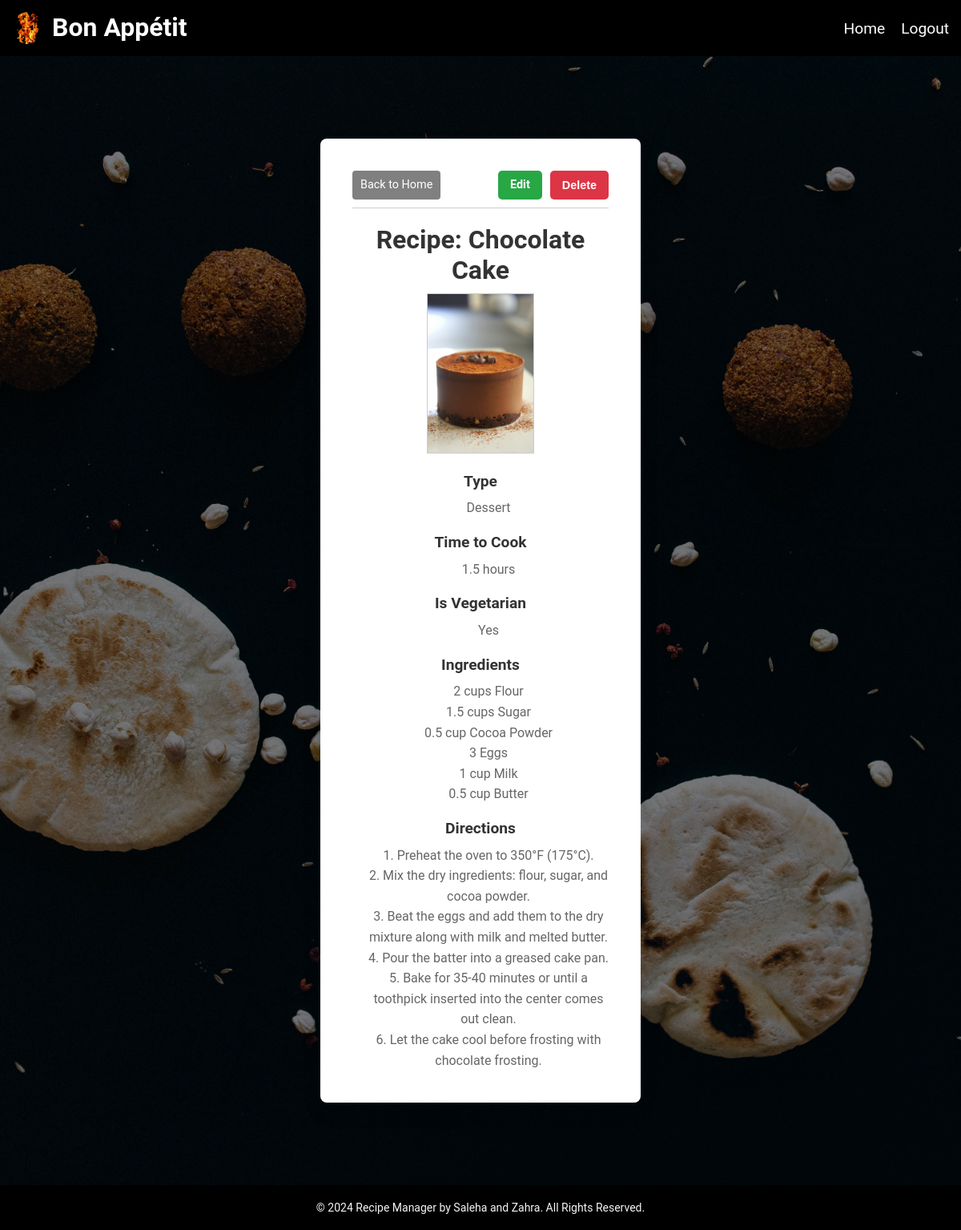
/pages/view_recipe.php?id=5 (signed in), run on the app's committed database.
### tables this page shows
CREATE TABLE IF NOT EXISTS `recipes` (
  `RecipeID` int(11) NOT NULL AUTO_INCREMENT,
  `Title` varchar(100) NOT NULL,
  `TimeToCook` varchar(50) NOT NULL,
  `Vegetarian` tinyint(1) NOT NULL,  
  `Ingredients` text NOT NULL,
  `Directions` text NOT NULL,
  `Type` enum('Appetizer','Main Course','Dessert','Drinks') NOT NULL,  
  `UserID` int(11) NOT NULL,
  `Image` VARCHAR(255) NOT NULL,  
  PRIMARY KEY (`RecipeID`),
  FOREIGN KEY (`UserID`) REFERENCES `users` (`UserID`) ON DELETE CASCADE  
);

### pages/view_recipe.php (the view, shortened to what this page needs)
<?php
$db = db_connect();
$id = $_GET['id'];
$sql = "SELECT * FROM recipes WHERE RecipeID = $id";
$result_set = mysqli_query($db, $sql);
$result = mysqli_fetch_assoc($result_set);
?>
<!DOCTYPE html>
<html lang="en">
<head>
    <link rel="stylesheet" href="../style.css">
</head>
<body>
    <header>
        <?php include 'header.php'; ?>
    </header>
    <main>
        <div class="wrapper-container show-page">
            <div class="container">
                <div class="form-box">
                    <div class="headr-container">
                        <div class="btns-container">
                            <a href="home_page.php" class="back-to-home-btn">Back to Home</a>
                            <div class="card-actions">
                                <a href="../pages/edit_recipe_page.php?id=<?php echo $result['RecipeID']; ?>"
                                    class="btn btn-edit">Edit</a>
                                <button class="btn btn-delete"
                                    onclick="confirmDelete(<?php echo $result['RecipeID']; ?>)">Delete</button>
                            </div>
                        </div>
                        <h1 class="recipe-title">Recipe: <?php echo htmlspecialchars($result['Title']); ?></h1>
                    </div>
                    <div class="recipe-image">
                        <img id="image-preview" src="<?php echo htmlspecialchars($result['Image']); ?>"
                            alt="Recipe Image">
                    </div>
                    <div class="recipe-details">
                        <h3>Type</h3>
                        <p><?php echo htmlspecialchars($result['Type']); ?></p>
                        <h3>Time to Cook</h3>
                        <p><?php echo htmlspecialchars($result['TimeToCook']); ?></p>
                        <h3>Is Vegetarian</h3>
                        <p><?php echo $result['Vegetarian'] ? "Yes" : "No"; ?></p>
                        <h3>Ingredients</h3>
                        <p><?php echo nl2br(htmlspecialchars($result['Ingredients'])); ?></p>
                        <h3>Directions</h3>
                        <p><?php echo nl2br(htmlspecialchars($result['Directions'])); ?></p>
                    </div>
                </div>
            </div>
        </div>
    </main>
    <footer>
        <?php include 'footer.php'; ?>
    </footer>
</body>
</html>

### style.css (style rules this page uses)
* { margin: 0; padding: 0; box-sizing: border-box; }
html, body { margin: 0; padding: 0; min-height: 90%; display: flex; flex-direction: column; font-family: Arial, sans-serif; }
body { font-family: 'Roboto', sans-serif; }
footer { text-align: center; padding: 10px; background-color: #000000; color: whitesmoke; bottom: 0; width: 100%; font-size: 14px; }
.show-page { background-image: url('images/show-page.jpg'); }
.login-page, .signup-page, .edit-page, .create-page, .show-page { position: relative; background-size: cover; background-position: center; height: 100vh; color: white; overflow: hidden; }
.login-page .container, .signup-page .container, .edit-page .container, .create-page .container, .show-page .container { position: relative; z-index: 2; text-align: center; padding: 20px; }
.container { display: flex; justify-content: center; align-items: center; width: 100%; height: 100%; padding: 20px; box-sizing: border-box; overflow-y: auto; }
.wrapper-container { background-size: cover; background-position: center; background-repeat: no-repeat; display: flex; justify-content: center; align-items: center; height: 100vh; color: #fff; }
.form-box { background-color: rgba(255, 255, 255); padding: 40px; width: 90%; max-width: 400px; max-height: 90vh; border-radius: 8px; box-shadow: 0 12px 24px rgba(0, 0, 0, 0.1); text-align: center; overflow-y: auto; box-sizing: border-box; }
.back-to-home-btn { display: inline-block; font-size: 0.9rem; color: white; padding: 5px 10px; border: white; border-radius: 4px; background-color: gray; transition: background-color 0.3s ease, color 0.3s ease; text-decoration: none; height: 36px; align-content: center; }
.headr-container { display: flex; flex-direction: column; justify-content: space-between; position: relative; gap: 20px; }
.btns-container { display: flex; justify-content: space-between; align-items: center; border-bottom: 1px solid #ccc; padding-bottom: 10px; }
.recipe-title { font-size: 2rem; margin: 0; color: #333; text-align: center; }
.recipe-details { margin-top: 20px; font-size: 1rem; line-height: 1.6; color: #555; }
.recipe-details h3 { font-size: 1.2rem; margin-top: 15px; margin-bottom: 5px; color: #333; }
.recipe-details p { margin-left: 20px; color: #666; }
.card-actions { display: flex; justify-content: flex-end; flex-direction: row; gap: 10px; }
.btn { padding: 8px 15px; font-size: 0.9rem; font-weight: bold; text-align: center; border-radius: 5px; transition: background-color 0.3s ease; text-decoration: none; color: white; border: none; height: 36px; align-content: center; }
.btn-edit { background-color: #28a745; }
.btn-delete { background-color: #dc3545; }
#image-preview { display: block; max-width: 200px; max-height: 200px; margin: 10px auto; border: 1px solid #ccc; }

### data on the page
recipes: Title "Chocolate Cake", Image (picture), Type "Dessert", TimeToCook "1.5 hours", Ingredients "2 cups Flour 1.5 cups Sugar 0.5 cup Cocoa Powder 3 Eggs 1 cup Milk 0.5 cup Butter", Directions "1. Preheat the oven to 350°F (175°C). 2. Mix the dry ingredients: flour, sugar, and cocoa powder. 3. Beat the eggs and add them to the dry mixture along with milk and melted butter. 4. Pour the batter into a greased cake pan. 5. Bake for 35-40 minutes or until a toothpick inserted into the center comes out clean. 6. Let the cake cool before frosting with chocolate frosting."
